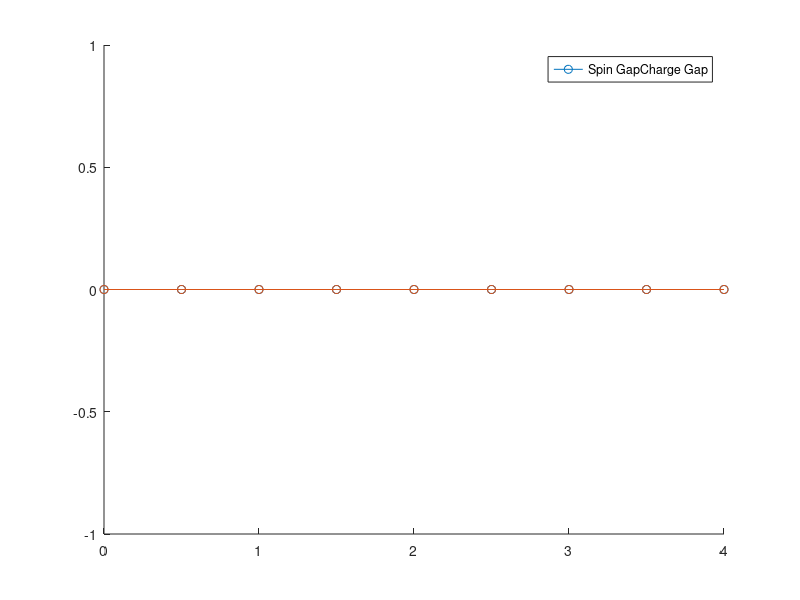

This figure's MATLAB source:
% Function to read results of the superfermion TNT calculation

function GAP_C_S

clear; clc;

% System and lead parameters
L = 64; % Number of system sites.
J=1;
U=-2;
V=[0,0.5,1,1.5,2,2.5,3,3.5,4];
DS=zeros(size(V));
DC=zeros(size(V));
a=0.1;
chi1=1000;
chi2=2000;

Number1=[31,32,33,33,31];
Number2=[31,32,33,31,33];

for j=1:9
file=['V' num2str(V(j))];
disp(file);
path(path,file); % Add path for common functions

Energy=zeros(5,1);
counter=0;

% Searching for output files
for i=1:5
    
fname_1 = ['V' num2str(V(j)) '/' 'GS_FH_NNN_L' num2str(L) '_[' num2str(Number1(i)) '_' num2str(Number2(i)) ']_J' num2str(J) '_U' num2str(U) '_V' num2str(V(j)) '_a' num2str(a) '_chi' num2str(chi1) '.mat'];
check1 = exist(fname_1);
fname_2 = ['V' num2str(V(j)) '/' 'GS_FH_NNN_L' num2str(L) '_[' num2str(Number1(i)) '_' num2str(Number2(i)) ']_J' num2str(J) '_U' num2str(U) '_V' num2str(V(j)) '_a' num2str(a) '_chi' num2str(chi2) '.mat'];
check2 = exist(fname_2);

if check1 == 2    
    %disp([ 'L' num2str(L) '_[' num2str(Number1(i)) '_' num2str(Number2(i)) ']_J' num2str(J) '_U' num2str(U) '_V' num2str(V(j)) '_a' num2str(a)]);
    counter=counter+1;
    load(fname_1); % Load file
    Energy(i)=E(end);
    disp(E(end))
end

if check2 == 2    
    %disp([ 'L' num2str(L) '_[' num2str(Number1(i)) '_' num2str(Number2(i)) ']_J' num2str(J) '_U' num2str(U) '_V' num2str(V(j)) '_a' num2str(a)]);
    counter=counter+1;
    load(fname_2); % Load file
    Energy(i)=E(end);
    disp(E(end))
end
end

% If the output files are enough, the gaps are calculated
    if counter==4
        DC(j)= 0.5 * ( Energy(1)+ Energy(3) -2*Energy(2) );
        
% In case one doesn't work    
        if E(4)==0
             DS(j)=Energy(5)-Energy(2);
        else
             DS(j)=Energy(4)-Energy(2);
        end

    
    end


end
hold on
P1=plot(V,DS,"-o"); M1="Spin Gap";
P2=plot(V,DC,"-o"); M2="Charge Gap";
legend([P1,P2],[M1,M2]);
